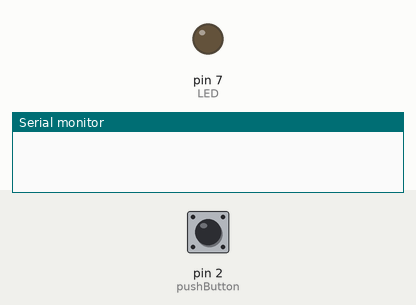
Recording of a sketch running on a simulated Arduino Uno, built with avr-gcc and run on an emulated ATmega328P. On the bench: output pins drawn as LEDs (lit = HIGH), the last lines printed to the serial monitor. The inputs (shaded band) are chosen by the test bench; at power-on: pin 2 (pushButton) LOW.

Above: at 1.2 s.
1.3 s: pin 2 (pushButton) pulled HIGH for 0.25 s
At 1.5 s:
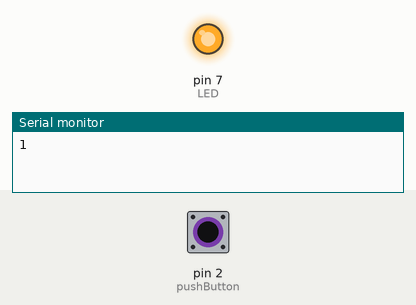
3.1 s: pin 2 (pushButton) pulled HIGH for 3.2 s
At 6.8 s:
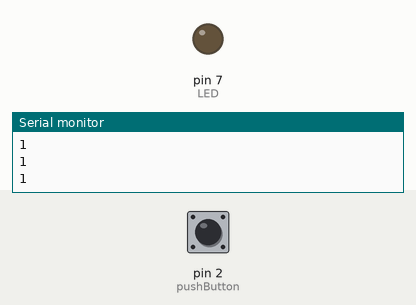
Timing chart, 0 to 8.3 s (numbered marks = the images above; inputs shaded):
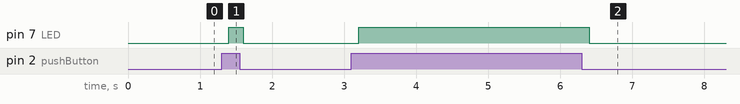

Measured:
- after the input at 1.3 s, pin 7 (LED): LOW → HIGH after 0.10 s, → LOW 0.20 s later
- after the input at 3.1 s, pin 7 (LED): LOW → HIGH after 0.10 s, → LOW 3.2 s later

The sketch:

button_led.ino
```cpp
#define pushButton 2
#define LED 7

void setup() {
  Serial.begin(9600);

  pinMode(pushButton, INPUT);
  pinMode(LED, OUTPUT);

  // DEBUG
  // for(int pin=0; pin<=13; pin++) {
  //   // no INPUT_PULLDOWN for uno so we revert the logic, 0 is actually the ones that have current
  //   pinMode(pin, INPUT_PULLUP);
  //   Serial.print("Pin "); Serial.print(pin); Serial.print(": "); Serial.println(digitalRead(pin));
  //   delay(500);
  // }
}

void loop() {
  int buttonState = digitalRead(pushButton);

  if (buttonState == 1) {
    Serial.println(buttonState);
    digitalWrite(LED, HIGH);
  } else {
    digitalWrite(LED, LOW);
  }

  delay(200);
}
```
